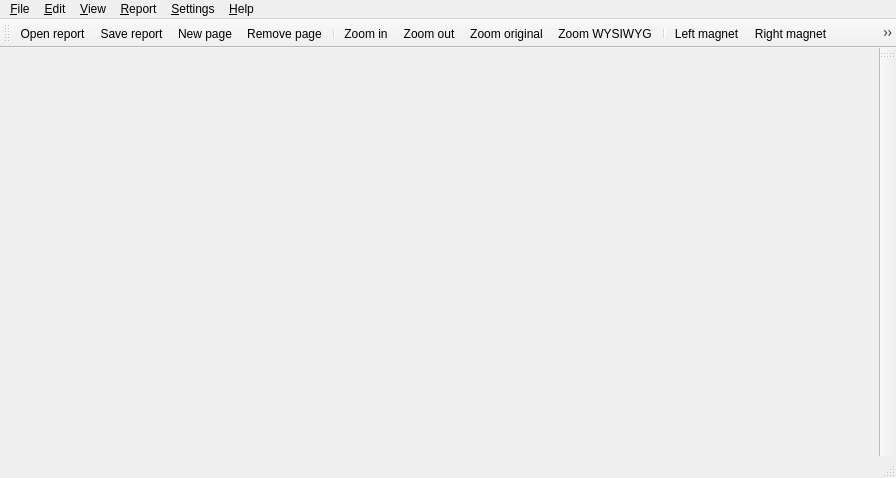
<?xml version="1.0" encoding="UTF-8"?>
<ui version="4.0">
 <class>mainWindow</class>
 <widget class="QMainWindow" name="mainWindow">
  <property name="geometry">
   <rect>
    <x>0</x>
    <y>0</y>
    <width>896</width>
    <height>478</height>
   </rect>
  </property>
  <property name="windowTitle">
   <string>eXaro v1.0.1</string>
  </property>
  <property name="windowIcon">
   <iconset resource="report.qrc">
    <normaloff>:/images/exaro.png</normaloff>:/images/exaro.png</iconset>
  </property>
  <property name="iconSize">
   <size>
    <width>16</width>
    <height>16</height>
   </size>
  </property>
  <widget class="QWidget" name="centralwidget"/>
  <widget class="QMenuBar" name="menubar">
   <property name="geometry">
    <rect>
     <x>0</x>
     <y>0</y>
     <width>896</width>
     <height>29</height>
    </rect>
   </property>
   <widget class="QMenu" name="menu_File">
    <property name="title">
     <string>&amp;File</string>
    </property>
    <widget class="QMenu" name="menuOpen_last_temlate">
     <property name="title">
      <string>Open last template</string>
     </property>
    </widget>
    <widget class="QMenu" name="menuOpen_last_report">
     <property name="title">
      <string>Open last report</string>
     </property>
    </widget>
    <addaction name="actionNew_report"/>
    <addaction name="actionOpen_report"/>
    <addaction name="menuOpen_last_report"/>
    <addaction name="actionSave_report"/>
    <addaction name="actionSave_report_as"/>
    <addaction name="separator"/>
    <addaction name="actionOpen_template"/>
    <addaction name="menuOpen_last_temlate"/>
    <addaction name="separator"/>
    <addaction name="actionExit"/>
   </widget>
   <widget class="QMenu" name="menuReport">
    <property name="title">
     <string>&amp;Report</string>
    </property>
    <addaction name="actionNew_page"/>
    <addaction name="actionRemove_page"/>
    <addaction name="separator"/>
    <addaction name="actionEdit_script"/>
    <addaction name="separator"/>
    <addaction name="actionSetup_a_database"/>
    <addaction name="separator"/>
    <addaction name="actionExecute"/>
    <addaction name="separator"/>
   </widget>
   <widget class="QMenu" name="menuEdit">
    <property name="title">
     <string>&amp;Edit</string>
    </property>
    <addaction name="actionUndo"/>
    <addaction name="actionRedo"/>
    <addaction name="separator"/>
    <addaction name="actionCopy"/>
    <addaction name="actionCut"/>
    <addaction name="actionPaste"/>
    <addaction name="actionDelete"/>
    <addaction name="separator"/>
    <addaction name="actionOpen_item_from"/>
    <addaction name="actionSave_item_as"/>
    <addaction name="separator"/>
    <addaction name="actionLeft_magnet"/>
    <addaction name="actionRight_magnet"/>
    <addaction name="actionTop_magnet"/>
    <addaction name="actionBottom_magnet"/>
    <addaction name="actionVertical_magnet"/>
    <addaction name="actionHorizontal_magnet"/>
   </widget>
   <widget class="QMenu" name="menuTools">
    <property name="title">
     <string>&amp;Settings</string>
    </property>
    <addaction name="actionOptions"/>
   </widget>
   <widget class="QMenu" name="menu_Help">
    <property name="title">
     <string>&amp;Help</string>
    </property>
    <addaction name="action_About_eXaro"/>
   </widget>
   <widget class="QMenu" name="menuView">
    <property name="title">
     <string>&amp;View</string>
    </property>
    <widget class="QMenu" name="menuToolbars">
     <property name="title">
      <string>Toolbars</string>
     </property>
    </widget>
    <widget class="QMenu" name="menuToolboxes">
     <property name="title">
      <string>Toolboxes</string>
     </property>
    </widget>
    <addaction name="actionZoom_in"/>
    <addaction name="actionZoom_out"/>
    <addaction name="actionZoom_WYSIWYG"/>
    <addaction name="actionZoom_original"/>
    <addaction name="separator"/>
    <addaction name="menuToolboxes"/>
    <addaction name="menuToolbars"/>
   </widget>
   <addaction name="menu_File"/>
   <addaction name="menuEdit"/>
   <addaction name="menuView"/>
   <addaction name="menuReport"/>
   <addaction name="menuTools"/>
   <addaction name="menu_Help"/>
  </widget>
  <widget class="QStatusBar" name="statusbar"/>
  <widget class="QToolBar" name="toolBar">
   <property name="windowTitle">
    <string>Main toolbar</string>
   </property>
   <property name="iconSize">
    <size>
     <width>32</width>
     <height>32</height>
    </size>
   </property>
   <attribute name="toolBarArea">
    <enum>TopToolBarArea</enum>
   </attribute>
   <attribute name="toolBarBreak">
    <bool>false</bool>
   </attribute>
   <addaction name="actionOpen_report"/>
   <addaction name="actionSave_report"/>
   <addaction name="actionNew_page"/>
   <addaction name="actionRemove_page"/>
   <addaction name="separator"/>
   <addaction name="actionZoom_in"/>
   <addaction name="actionZoom_out"/>
   <addaction name="actionZoom_original"/>
   <addaction name="actionZoom_WYSIWYG"/>
   <addaction name="separator"/>
   <addaction name="actionLeft_magnet"/>
   <addaction name="actionRight_magnet"/>
   <addaction name="actionTop_magnet"/>
   <addaction name="actionBottom_magnet"/>
   <addaction name="actionVertical_magnet"/>
   <addaction name="actionHorizontal_magnet"/>
   <addaction name="actionEdit_script"/>
   <addaction name="actionExecute"/>
   <addaction name="actionSetup_a_database"/>
  </widget>
  <widget class="QToolBar" name="toolBarTools">
   <property name="windowTitle">
    <string>Tools toolbar</string>
   </property>
   <property name="iconSize">
    <size>
     <width>24</width>
     <height>24</height>
    </size>
   </property>
   <attribute name="toolBarArea">
    <enum>RightToolBarArea</enum>
   </attribute>
   <attribute name="toolBarBreak">
    <bool>false</bool>
   </attribute>
  </widget>
  <action name="actionRemove_page">
   <property name="icon">
    <iconset resource="report.qrc">
     <normaloff>:/images/deletePage.png</normaloff>:/images/deletePage.png</iconset>
   </property>
   <property name="text">
    <string>&amp;Remove page</string>
   </property>
   <property name="shortcut">
    <string>Ctrl+W</string>
   </property>
  </action>
  <action name="actionNew_report">
   <property name="icon">
    <iconset resource="report.qrc">
     <normaloff>:/images/newReport.png</normaloff>:/images/newReport.png</iconset>
   </property>
   <property name="text">
    <string>New report</string>
   </property>
  </action>
  <action name="actionOpen_report">
   <property name="icon">
    <iconset resource="report.qrc">
     <normaloff>:/images/openReport.png</normaloff>:/images/openReport.png</iconset>
   </property>
   <property name="text">
    <string>Open report</string>
   </property>
   <property name="shortcut">
    <string>Ctrl+O</string>
   </property>
  </action>
  <action name="actionSave_report">
   <property name="icon">
    <iconset resource="report.qrc">
     <normaloff>:/images/saveReport.png</normaloff>:/images/saveReport.png</iconset>
   </property>
   <property name="text">
    <string>Save report</string>
   </property>
   <property name="shortcut">
    <string>Ctrl+S</string>
   </property>
  </action>
  <action name="actionExit">
   <property name="icon">
    <iconset resource="report.qrc">
     <normaloff>:/images/application_exit.png</normaloff>:/images/application_exit.png</iconset>
   </property>
   <property name="text">
    <string>Quit</string>
   </property>
   <property name="shortcut">
    <string>Ctrl+Q</string>
   </property>
  </action>
  <action name="actionNew_page">
   <property name="icon">
    <iconset resource="report.qrc">
     <normaloff>:/images/newPage.png</normaloff>:/images/newPage.png</iconset>
   </property>
   <property name="text">
    <string>New page</string>
   </property>
  </action>
  <action name="actionZoom_in">
   <property name="icon">
    <iconset resource="report.qrc">
     <normaloff>:/images/zoom-in.png</normaloff>:/images/zoom-in.png</iconset>
   </property>
   <property name="text">
    <string>Zoom in</string>
   </property>
   <property name="shortcut">
    <string>Ctrl++</string>
   </property>
  </action>
  <action name="actionZoom_out">
   <property name="icon">
    <iconset resource="report.qrc">
     <normaloff>:/images/zoom-out.png</normaloff>:/images/zoom-out.png</iconset>
   </property>
   <property name="text">
    <string>Zoom out</string>
   </property>
   <property name="shortcut">
    <string>Ctrl+-</string>
   </property>
  </action>
  <action name="actionZoom_original">
   <property name="icon">
    <iconset resource="report.qrc">
     <normaloff>:/images/zoom-original.png</normaloff>:/images/zoom-original.png</iconset>
   </property>
   <property name="text">
    <string>Zoom original</string>
   </property>
   <property name="shortcut">
    <string>Ctrl+0</string>
   </property>
  </action>
  <action name="actionEdit_script">
   <property name="icon">
    <iconset resource="report.qrc">
     <normaloff>:/images/javascript.png</normaloff>:/images/javascript.png</iconset>
   </property>
   <property name="text">
    <string>Edit script</string>
   </property>
   <property name="shortcut">
    <string>F5</string>
   </property>
  </action>
  <action name="actionSave_report_as">
   <property name="icon">
    <iconset resource="report.qrc">
     <normaloff>:/images/saveReport.png</normaloff>:/images/saveReport.png</iconset>
   </property>
   <property name="text">
    <string>Save report as ...</string>
   </property>
   <property name="shortcut">
    <string>Ctrl+Shift+S</string>
   </property>
  </action>
  <action name="actionExecute">
   <property name="icon">
    <iconset resource="report.qrc">
     <normaloff>:/images/run.png</normaloff>:/images/run.png</iconset>
   </property>
   <property name="text">
    <string>Execute</string>
   </property>
   <property name="shortcut">
    <string>F9</string>
   </property>
  </action>
  <action name="actionSetup_a_database">
   <property name="icon">
    <iconset resource="report.qrc">
     <normaloff>:/images/configure.png</normaloff>:/images/configure.png</iconset>
   </property>
   <property name="text">
    <string>Setup a database</string>
   </property>
  </action>
  <action name="actionCopy">
   <property name="icon">
    <iconset resource="report.qrc">
     <normaloff>:/images/editcopy.png</normaloff>:/images/editcopy.png</iconset>
   </property>
   <property name="text">
    <string>Copy</string>
   </property>
   <property name="shortcut">
    <string>Ctrl+C</string>
   </property>
  </action>
  <action name="actionCut">
   <property name="icon">
    <iconset resource="report.qrc">
     <normaloff>:/images/editcut.png</normaloff>:/images/editcut.png</iconset>
   </property>
   <property name="text">
    <string>Cut</string>
   </property>
   <property name="shortcut">
    <string>Ctrl+X</string>
   </property>
  </action>
  <action name="actionPaste">
   <property name="icon">
    <iconset resource="report.qrc">
     <normaloff>:/images/editpaste.png</normaloff>:/images/editpaste.png</iconset>
   </property>
   <property name="text">
    <string>Paste</string>
   </property>
   <property name="shortcut">
    <string>Ctrl+V</string>
   </property>
  </action>
  <action name="actionDelete">
   <property name="icon">
    <iconset resource="report.qrc">
     <normaloff>:/images/editdelete.png</normaloff>:/images/editdelete.png</iconset>
   </property>
   <property name="text">
    <string>Delete</string>
   </property>
   <property name="shortcut">
    <string>Del</string>
   </property>
  </action>
  <action name="actionLeft_magnet">
   <property name="checkable">
    <bool>true</bool>
   </property>
   <property name="icon">
    <iconset resource="report.qrc">
     <normaloff>:/images/border_left.png</normaloff>:/images/border_left.png</iconset>
   </property>
   <property name="text">
    <string>Left magnet</string>
   </property>
  </action>
  <action name="actionRight_magnet">
   <property name="checkable">
    <bool>true</bool>
   </property>
   <property name="icon">
    <iconset resource="report.qrc">
     <normaloff>:/images/border_right.png</normaloff>:/images/border_right.png</iconset>
   </property>
   <property name="text">
    <string>Right magnet</string>
   </property>
  </action>
  <action name="actionTop_magnet">
   <property name="checkable">
    <bool>true</bool>
   </property>
   <property name="icon">
    <iconset resource="report.qrc">
     <normaloff>:/images/border_top.png</normaloff>:/images/border_top.png</iconset>
   </property>
   <property name="text">
    <string>Top magnet</string>
   </property>
  </action>
  <action name="actionBottom_magnet">
   <property name="checkable">
    <bool>true</bool>
   </property>
   <property name="icon">
    <iconset resource="report.qrc">
     <normaloff>:/images/border_bottom.png</normaloff>:/images/border_bottom.png</iconset>
   </property>
   <property name="text">
    <string>Bottom magnet</string>
   </property>
  </action>
  <action name="actionVertical_magnet">
   <property name="checkable">
    <bool>true</bool>
   </property>
   <property name="icon">
    <iconset resource="report.qrc">
     <normaloff>:/images/border_vertical.png</normaloff>:/images/border_vertical.png</iconset>
   </property>
   <property name="text">
    <string>Vertical magnet</string>
   </property>
  </action>
  <action name="actionHorizontal_magnet">
   <property name="checkable">
    <bool>true</bool>
   </property>
   <property name="icon">
    <iconset resource="report.qrc">
     <normaloff>:/images/border_horizontal.png</normaloff>:/images/border_horizontal.png</iconset>
   </property>
   <property name="text">
    <string>Horizontal magnet</string>
   </property>
  </action>
  <action name="actionDesignerPath">
   <property name="text">
    <string>Set designer path</string>
   </property>
  </action>
  <action name="action_About_eXaro">
   <property name="text">
    <string>&amp;About eXaro</string>
   </property>
  </action>
  <action name="actionZoom_WYSIWYG">
   <property name="icon">
    <iconset resource="report.qrc">
     <normaloff>:/images/zoom-fit-best.png</normaloff>:/images/zoom-fit-best.png</iconset>
   </property>
   <property name="text">
    <string>Zoom WYSIWYG</string>
   </property>
   <property name="shortcut">
    <string>Ctrl+1</string>
   </property>
  </action>
  <action name="actionOpen_template">
   <property name="text">
    <string>Open template</string>
   </property>
  </action>
  <action name="actionOptions">
   <property name="text">
    <string>Options...</string>
   </property>
  </action>
  <action name="actionSave_item_as">
   <property name="icon">
    <iconset resource="report.qrc">
     <normaloff>:/images/save-item-template.png</normaloff>:/images/save-item-template.png</iconset>
   </property>
   <property name="text">
    <string>&amp;Save item as ...</string>
   </property>
  </action>
  <action name="actionOpen_item_from">
   <property name="icon">
    <iconset resource="report.qrc">
     <normaloff>:/images/open-item-template.png</normaloff>:/images/open-item-template.png</iconset>
   </property>
   <property name="text">
    <string>Open item from ...</string>
   </property>
  </action>
  <action name="actionUndo">
   <property name="icon">
    <iconset resource="report.qrc">
     <normaloff>:/images/editundo.png</normaloff>:/images/editundo.png</iconset>
   </property>
   <property name="text">
    <string>Undo</string>
   </property>
   <property name="shortcut">
    <string>Ctrl+Z</string>
   </property>
  </action>
  <action name="actionRedo">
   <property name="icon">
    <iconset resource="report.qrc">
     <normaloff>:/images/editredo.png</normaloff>:/images/editredo.png</iconset>
   </property>
   <property name="text">
    <string>Redo</string>
   </property>
   <property name="shortcut">
    <string>Ctrl+R</string>
   </property>
  </action>
  <action name="actionTool_bars">
   <property name="text">
    <string>Toolbars</string>
   </property>
  </action>
  <action name="actionA">
   <property name="text">
    <string>a</string>
   </property>
  </action>
  <action name="actionA_2">
   <property name="text">
    <string>a</string>
   </property>
  </action>
 </widget>
 <resources>
  <include location="report.qrc"/>
 </resources>
 <connections/>
</ui>
